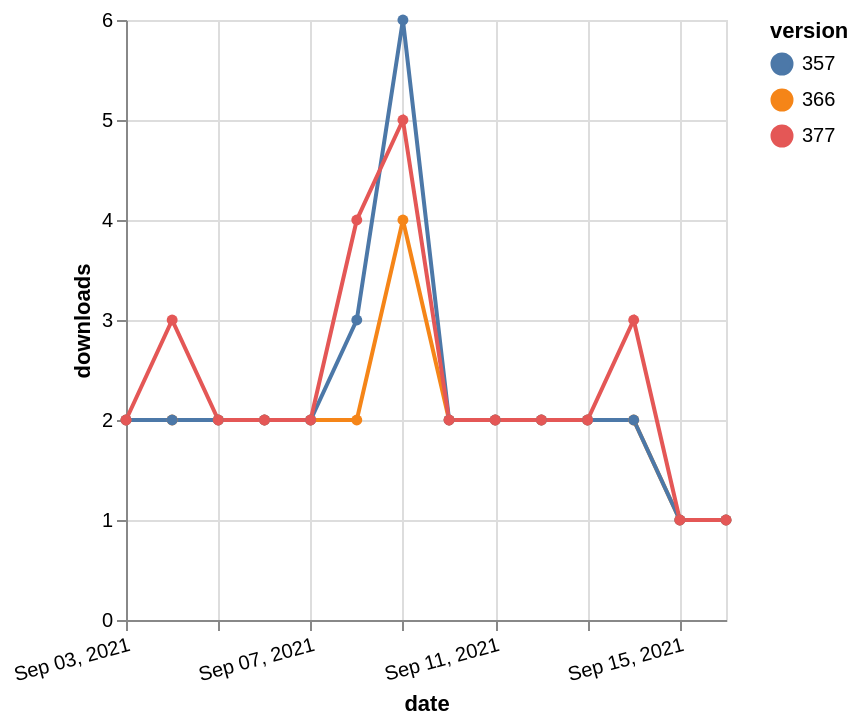

Write the Vega-Lite specification saved for this chart.
### Vega-Lite specification from a JSON file in a GitHub repository (floating-point values rounded to 4 significant figures)
{"$schema": "https://vega.github.io/schema/vega-lite/v5.json", "description": "A simple bar chart with embedded data.", "data": {"values": [{"date": "2021-09-03", "total": 2235, "delta": 2, "version": "366"}, {"date": "2021-09-04", "total": 2237, "delta": 2, "version": "366"}, {"date": "2021-09-05", "total": 2239, "delta": 2, "version": "366"}, {"date": "2021-09-06", "total": 2241, "delta": 2, "version": "366"}, {"date": "2021-09-07", "total": 2243, "delta": 2, "version": "366"}, {"date": "2021-09-08", "total": 2245, "delta": 2, "version": "366"}, {"date": "2021-09-09", "total": 2249, "delta": 4, "version": "366"}, {"date": "2021-09-10", "total": 2251, "delta": 2, "version": "366"}, {"date": "2021-09-11", "total": 2253, "delta": 2, "version": "366"}, {"date": "2021-09-12", "total": 2255, "delta": 2, "version": "366"}, {"date": "2021-09-13", "total": 2257, "delta": 2, "version": "366"}, {"date": "2021-09-14", "total": 2259, "delta": 2, "version": "366"}, {"date": "2021-09-15", "total": 2260, "delta": 1, "version": "366"}, {"date": "2021-09-16", "total": 2261, "delta": 1, "version": "366"}, {"date": "2021-09-03", "total": 2772, "delta": 2, "version": "357"}, {"date": "2021-09-04", "total": 2774, "delta": 2, "version": "357"}, {"date": "2021-09-05", "total": 2776, "delta": 2, "version": "357"}, {"date": "2021-09-06", "total": 2778, "delta": 2, "version": "357"}, {"date": "2021-09-07", "total": 2780, "delta": 2, "version": "357"}, {"date": "2021-09-08", "total": 2783, "delta": 3, "version": "357"}, {"date": "2021-09-09", "total": 2789, "delta": 6, "version": "357"}, {"date": "2021-09-10", "total": 2791, "delta": 2, "version": "357"}, {"date": "2021-09-11", "total": 2793, "delta": 2, "version": "357"}, {"date": "2021-09-12", "total": 2795, "delta": 2, "version": "357"}, {"date": "2021-09-13", "total": 2797, "delta": 2, "version": "357"}, {"date": "2021-09-14", "total": 2799, "delta": 2, "version": "357"}, {"date": "2021-09-15", "total": 2800, "delta": 1, "version": "357"}, {"date": "2021-09-16", "total": 2801, "delta": 1, "version": "357"}, {"date": "2021-09-03", "total": 2049, "delta": 2, "version": "377"}, {"date": "2021-09-04", "total": 2052, "delta": 3, "version": "377"}, {"date": "2021-09-05", "total": 2054, "delta": 2, "version": "377"}, {"date": "2021-09-06", "total": 2056, "delta": 2, "version": "377"}, {"date": "2021-09-07", "total": 2058, "delta": 2, "version": "377"}, {"date": "2021-09-08", "total": 2062, "delta": 4, "version": "377"}, {"date": "2021-09-09", "total": 2067, "delta": 5, "version": "377"}, {"date": "2021-09-10", "total": 2069, "delta": 2, "version": "377"}, {"date": "2021-09-11", "total": 2071, "delta": 2, "version": "377"}, {"date": "2021-09-12", "total": 2073, "delta": 2, "version": "377"}, {"date": "2021-09-13", "total": 2075, "delta": 2, "version": "377"}, {"date": "2021-09-14", "total": 2078, "delta": 3, "version": "377"}, {"date": "2021-09-15", "total": 2079, "delta": 1, "version": "377"}, {"date": "2021-09-16", "total": 2080, "delta": 1, "version": "377"}]}, "width": "container", "mark": {"type": "line", "point": {"filled": true}}, "encoding": {"x": {"field": "date", "type": "temporal", "timeUnit": "yearmonthdate", "title": "date", "axis": {"labelAngle": -15}}, "y": {"field": "delta", "type": "quantitative", "title": "downloads"}, "color": {"field": "version", "type": "nominal"}, "tooltip": {"field": "delta"}}}
